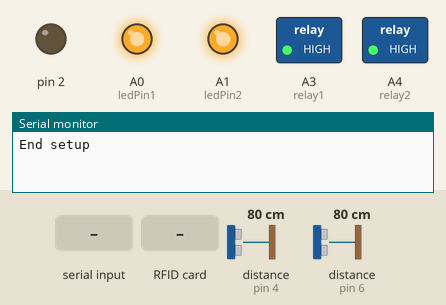
This sketch was run on a simulated Arduino Uno, built with avr-gcc and run on an emulated ATmega328P. Parts: switched loads named in the sketch (green lamp = pin HIGH), output pins drawn as LEDs (lit = HIGH), the last lines printed to the serial monitor. Wiring (inferred from the names in the program): 2 × ultrasonic range finder: trigger pin 5, echo pin 4 / trigger pin 7, echo pin 6. Inputs (shaded band) come from the test bench; at power-on: distance to the obstacle (sensors on pin 4, pin 6) 80 cm. The echo pulse lasts 58.3 µs per cm; pins used as bus, display or sensor lines are not drawn.

Above: at 2.2 s.
2.3 s: "4\n" received over the second serial link
At 3.5 s:
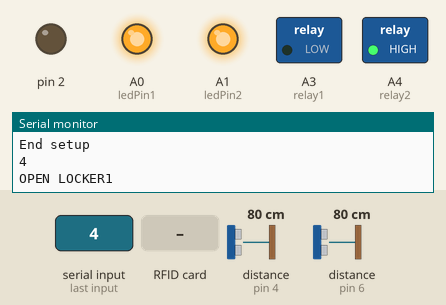
3.8 s: "1\n" received over the second serial link
5.3 s: "3\n" received over the second serial link
6.8 s: RFID card 5E 7A 19 C4 held to the reader
Timing chart, 0 to 9.4 s (numbered marks = the images above; inputs shaded):
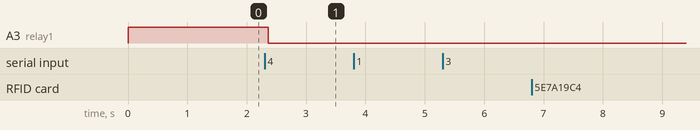

Measured:
- after the input at 2.3 s, A3 (relay1): HIGH → LOW after 0.06 s

The sketch:

Uno2.ino
```cpp
 #include <SPI.h>
#include <MFRC522.h>
#include <SoftwareSerial.h>
#include <TimeLib.h>

#define ledPin1         A0
#define ledPin2         A1
#define relay1          A3
#define relay2          A4
#define triggerPin1     7
#define echoPin1        6
#define triggerPin2     5
#define echoPin2        4
#define RST_PIN         9
#define SS_PIN          10
#define RX              3
#define TX              8

MFRC522 mfrc522(SS_PIN, RST_PIN);   // Create MFRC522 instance.
MFRC522::MIFARE_Key key;
void activateRec(MFRC522 mfrc522);
void clearInt(MFRC522 mfrc522);

String strId;
SoftwareSerial UnoSerial(RX, TX); // RX | TX
char UltraSonic(int, int, int);

void setup()
{
  pinMode(ledPin1, OUTPUT);
  pinMode(ledPin2, OUTPUT);
  pinMode(triggerPin1, OUTPUT);
  pinMode(echoPin1, INPUT);
  pinMode(triggerPin2, OUTPUT);
  pinMode(echoPin2, INPUT);
  pinMode(relay1, OUTPUT);
  pinMode(relay2, OUTPUT);
  pinMode(2, OUTPUT);

  digitalWrite(relay1, HIGH);
  digitalWrite(relay2, HIGH);

  UnoSerial.begin(57600);
  Serial.begin(115200); // Initialize serial communications with the PC
  while (!Serial);      // Do nothing if no serial port is opened (added for Arduinos based on ATMEGA32U4)
  SPI.begin();          // Init SPI bus

  mfrc522.PCD_Init();   // Initiate MFRC522

  UltraSonic(triggerPin1, echoPin1, ledPin1);
  UltraSonic(triggerPin2, echoPin2, ledPin2);
  Serial.println("End setup");
  delay(1000);
}

void loop()
{
  //Serial.println("WAITING DATA FROM ESP");
  if (UnoSerial.available() > 0)
  {
    int i_data = UnoSerial.parseInt();
    Serial.println(i_data);
    if (UnoSerial.read() == '\n')
    {
      if (i_data == 1) {
        char boxStatus1 = UltraSonic(triggerPin1, echoPin1, ledPin1);
        Serial.println("ultra1 Req");
        Serial.print("ultra status1:");
        Serial.println(boxStatus1);
        UnoSerial.print(boxStatus1);
        UnoSerial.print('\n');
        delay(100);
      }
      else if (i_data == 2) {
        char boxStatus2 = UltraSonic(triggerPin2, echoPin2, ledPin2);
        Serial.println("ultra2 Req");
        Serial.print("ultra status2:");
        Serial.println(boxStatus2);
        UnoSerial.print(boxStatus2);
        UnoSerial.print('\n');
        delay(100);
      }
      else if (i_data == 3) {
        Serial.println("Card Scanning");
        String cardID = "";
        while (true) {
          Serial.println("CARD");
          if (UnoSerial.available() > 0) {
            char STATUS = UnoSerial.read();
            if (STATUS == 'S') {
              Serial.print("STATUS : ");
              Serial.println(STATUS);
              break;
            }
          }

          mfrc522.PICC_IsNewCardPresent();
          if (mfrc522.PICC_ReadCardSerial()) {
            // String content = "";
            for (byte i = 0; i < mfrc522.uid.size; i++)
            {
              if (i == 0) {
                cardID.concat(String(mfrc522.uid.uidByte[i] < 0x10 ? "0" : ""));
                cardID.concat(String(mfrc522.uid.uidByte[i], HEX));
              }
              else {
                cardID.concat(String(mfrc522.uid.uidByte[i] < 0x10 ? " 0" : " "));
                cardID.concat(String(mfrc522.uid.uidByte[i], HEX));
              }
              //Serial.println(content);
            }
            cardID.toUpperCase();
            Serial.print("cardID : ");
            Serial.println(cardID);
            UnoSerial.print(cardID);
            UnoSerial.print('\n');
            break;
          }
          delay(100);
        }
      }

      else if (i_data == 4) {
        Serial.println("OPEN LOCKER1");
        digitalWrite(relay1, LOW);
      }

      else if (i_data == 5) {
        Serial.println("CLOSE LOCKER1");
        digitalWrite(relay1, HIGH);
      }

      else if (i_data == 6) {
        Serial.println("OPEN LOCKER2");
        digitalWrite(relay2, LOW);
      }

      else if (i_data == 7) {
        Serial.println("CLOSE LOCKER2");
        digitalWrite(relay2, HIGH);
      }
    }
    i_data = 0;
  }
  delay(100);
}

char UltraSonic(int triggerPin, int echoPin, int ledPin) {
  digitalWrite(triggerPin, LOW);
  delayMicroseconds(2);
  digitalWrite(triggerPin, HIGH);
  delayMicroseconds(10);
  digitalWrite(triggerPin, LOW);
  int duration = pulseIn(echoPin, HIGH);
  int distCM = duration / 58;
  char boxStatus;
  if (distCM <= 15) {
    digitalWrite(ledPin, LOW);
    boxStatus = 'F';
  }
  else {
    digitalWrite(ledPin, HIGH);
    boxStatus = 'E';
  }
  return boxStatus;
}

String dump_byte_array(byte *buffer, byte bufferSize) {
  String cardID = "";
  for (byte i = 0; i < bufferSize; i++) {
    if (i == 0) {
      cardID.concat(String(buffer[i] < 0x10 ? "0" : ""));
      cardID.concat(String(buffer[i], HEX));
    }
    else {
      cardID.concat(String(buffer[i] < 0x10 ? " 0" : " "));
      cardID.concat(String(buffer[i], HEX));
    }
    cardID.toUpperCase();
  }
  return cardID;
}
```
